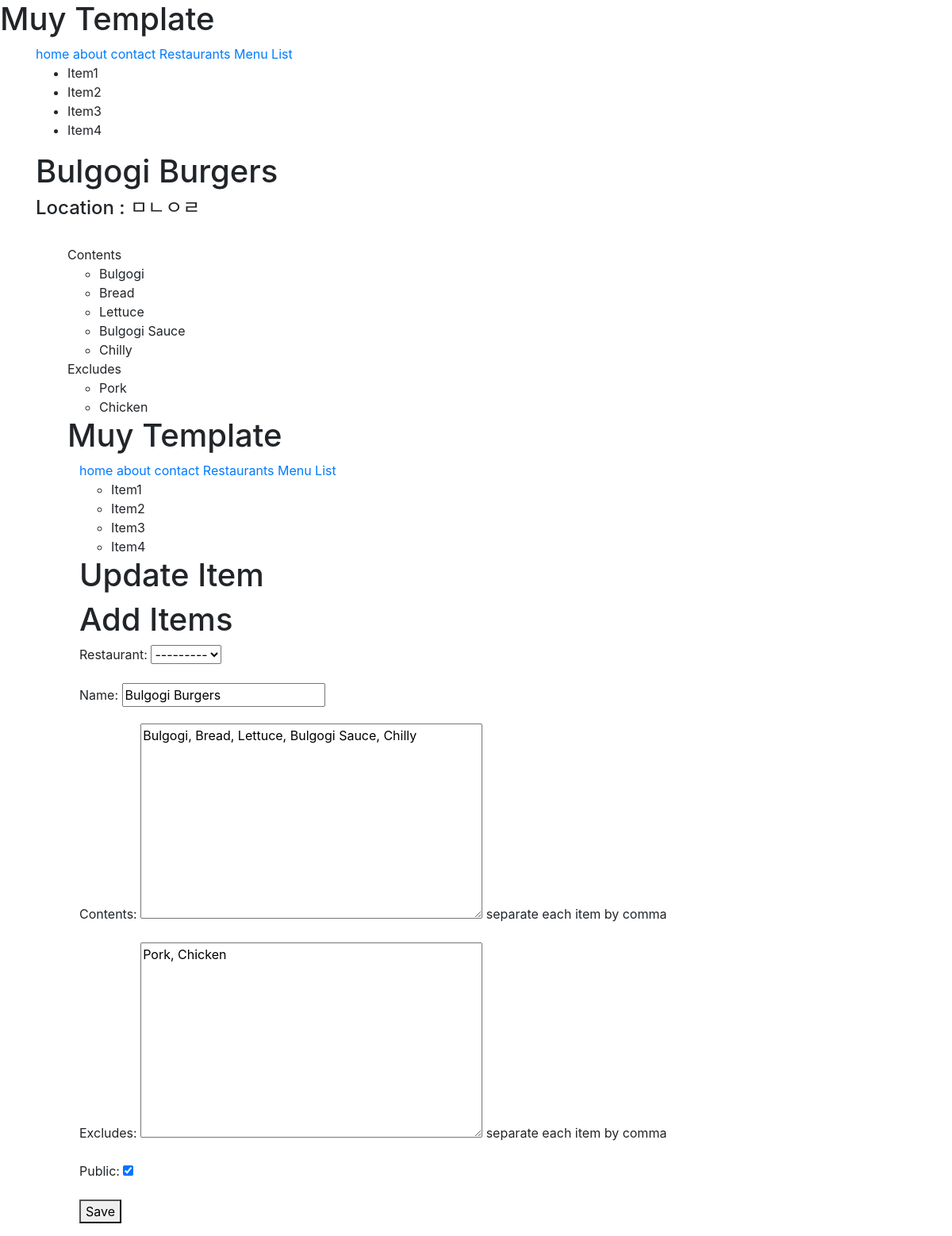
Page /items/2/ (signed in) on the committed database.
### menus/models.py (models this page shows, shortened)
class Item(models.Model):
    user = models.ForeignKey(settings.AUTH_USER_MODEL)
    restaurant = models.ForeignKey(RestaurantLocation)
    name = models.CharField(max_length=120)
    contents = models.TextField(help_text = 'separate each item by comma')
    excludes = models.TextField(blank=True, null=True, help_text = 'separate each item by comma')
    public = models.BooleanField(default=True)
    timestamp = models.DateTimeField(auto_now_add=True)
    updated = models.DateTimeField(auto_now=True)
    class Meta:
        ordering = ['-updated', '-timestamp'] # updated, timestamp가 늦은 순서대로, -를 빼면 시간 순서대로 정렬된다.
    def get_contents(self):
        return self.contents.split(",")
    def get_excludes(self):
        return self.excludes.split(",")

### restaurant/models.py (models this page shows, shortened)
class RestaurantLocation(models.Model):
    owner  = models.ForeignKey(User) # django models unleashed # class_instance.model_set.all()
    name = models.CharField(max_length=120)
    location = models.CharField(max_length=120, null=True, blank= True)
    category = models.CharField(max_length=120, null=True, blank=False, validators = [validate_category])
    timestamp = models.DateTimeField(auto_now_add=True)
    slug = models.SlugField(blank=True, null=True)
    objects = RestaurantLocationManager() # add Model.objects.all
    def __str__(self):
        return self.name

### menus/views.py (the view)
# urls.py: url(r'^(?P<pk>\d+)/$', ItemUpdateView.as_view(), name='update'),
class ItemUpdateView(LoginRequiredMixin, UpdateView):
    template_name = 'menus/detail-update.html'
    form_class = ItemForm
    def get_queryset(self):
        return Item.objects.filter(user=self.request.user)
    def get_context_data(self, *args, **kwargs):
        context = super(ItemUpdateView, self).get_context_data(*args, **kwargs)
        context['title'] = 'Update Item'
        return context
    def get_form_kwargs(self):
        kwargs = super(ItemUpdateView, self).get_form_kwargs()
        kwargs['user'] = self.request.user
        return kwargs

### menus/forms.py
class ItemForm(forms.ModelForm):
    class Meta:
        model=Item
        fields=[
            'restaurant',
            'name',
            'contents',
            'excludes',
            'public',
        ]
    def __init__(self, user=None, *args, **kwargs): # 로그인한 사용자가 입력한 음식점만 출력하기
        print(user)
        print(kwargs)
        super(ItemForm, self).__init__(*args, **kwargs)
        self.fields['restaurant'].queryset= RestaurantLocation.objects.filter(owner=user).exclude(item__isnull=False)

### restaurant/models.py (called while the page is built)
    def get_queryset(self):
        return RestaurantLocationQuerySet(self.model, using=self._db)

### menus/templates/menus/detail-update.html (shortened to what this page needs)
{% extends 'base.html' %}
{% block content %}
<h1>{{ object.name }}</h1>
<h4>Location : {{ object.restaurant.name }}</h4>
<ul>
    {%  if object.contents %}
    <br>
    Contents
    <ul>
        {%  for item in object.get_contents %}
        <li>{{ item  }}</li>
        {%  endfor %}
    </ul>
    {% endif  %}
    {%  if object.excludes %}
    Excludes
    <ul>
        {%  for item in object.get_excludes %}
        <li>{{ item  }}</li>
        {%  endfor %}
    </ul>
    {% endif %}
    {% include 'menus/form.html'  %}
</ul>
{% endblock content %}

### menus/templates/menus/form.html (shortened to what this page needs)
{% extends 'base.html' %}
{% block content %}
<h1>{{title}}</h1>
<h1>Add Items</h1>
<form  method="POST">{% csrf_token  %}
	{{ form.as_p  }}
	<button type="submit">Save</button>
</form>
{% endblock content %}

### rows in the picture
Item: name "Bulgogi Burgers", restaurant.name "ㅁㄴㅇㄹ", restaurant "---------", contents "Bulgogi, Bread, Lettuce, Bulgogi Sauce, Chilly", excludes "Pork, Chicken", public "☑"
RestaurantLocation: name "Bulgogi Burgers"

### other values in the picture
{{ item }} "Bulgogi" "Bread" "Lettuce" "Bulgogi Sauce" "Chilly"
{{ item }} "Pork" "Chicken"
{{ title }} "Update Item"
